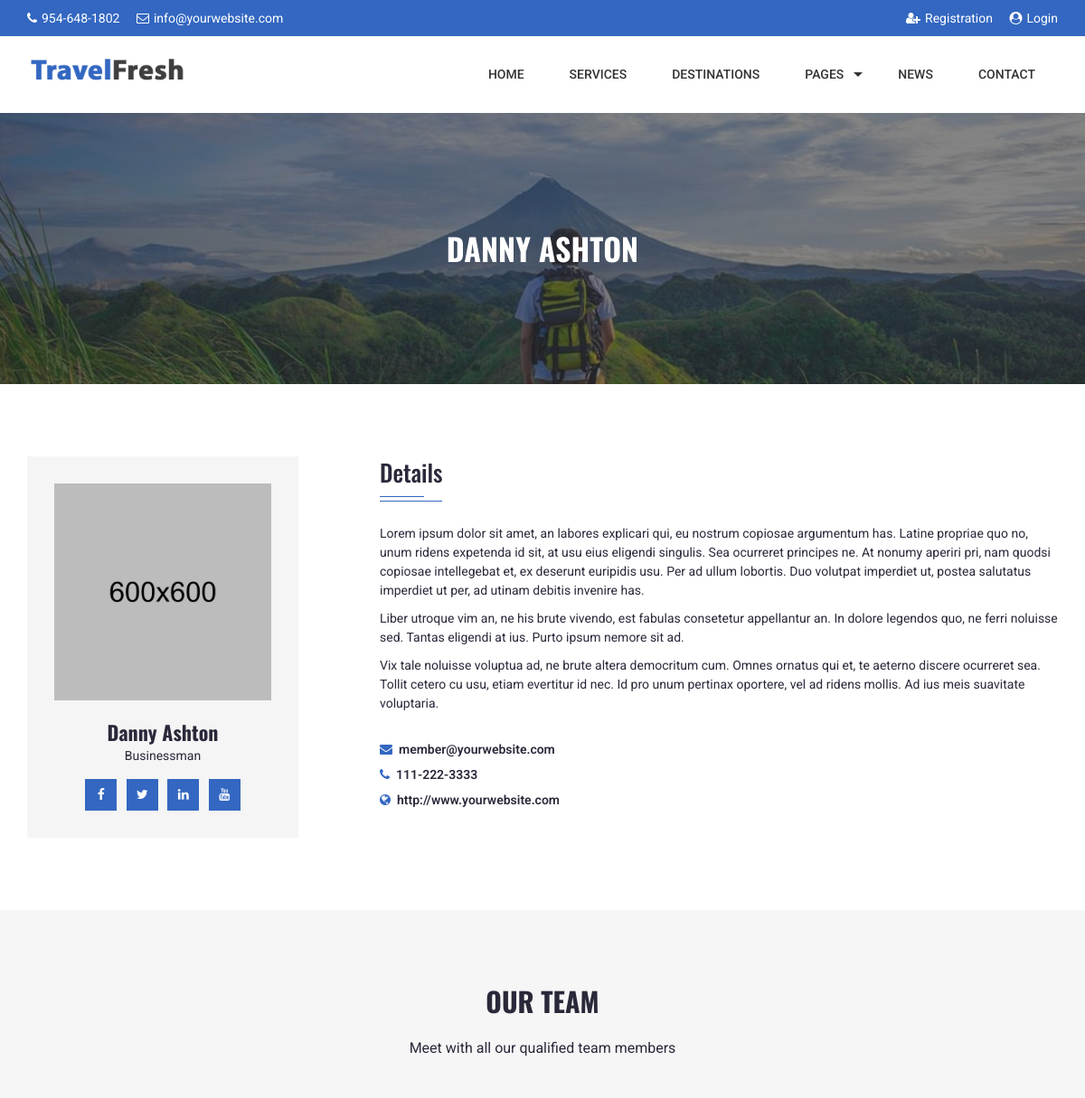
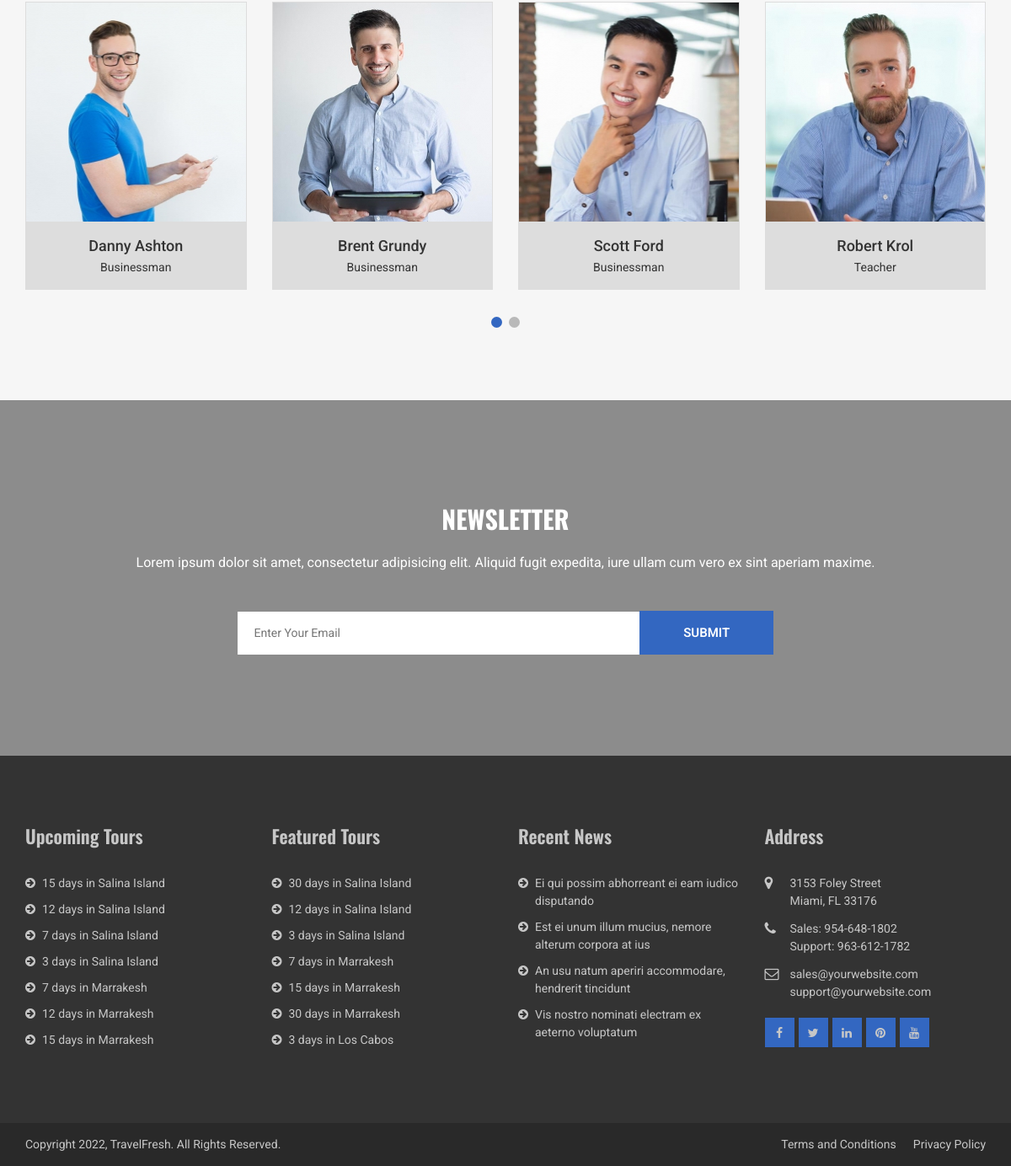
The app's page /travelfresh/team-member/1 with its own data (2 pictures, top to bottom).
### tables this page shows
CREATE TABLE `tbl_settings` (
  `id` int NOT NULL,
  `logo` text NOT NULL,
  `favicon` text NOT NULL,
  `footer_copyright` text NOT NULL,
  `footer_address` text NOT NULL,
  `footer_email` text NOT NULL,
  `footer_phone` text NOT NULL,
  `top_bar_email` text NOT NULL,
  `top_bar_phone` text NOT NULL,
  `send_email_from` text NOT NULL,
  `receive_email_to` text NOT NULL,
  `smtp_host` text NOT NULL,
  `smtp_port` text NOT NULL,
  `smtp_username` text NOT NULL,
  `smtp_password` text NOT NULL,
  `total_recent_news_footer` int NOT NULL,
  `total_upcoming_tour_footer` int NOT NULL,
  `total_featured_tour_footer` int NOT NULL,
  `total_recent_news_sidebar` int NOT NULL,
  `total_recent_news_home_page` int NOT NULL,
  `home_title_service` text NOT NULL,
  `home_subtitle_service` text NOT NULL,
  `home_status_service` text NOT NULL,
  `home_title_team_member` text NOT NULL,
  `home_subtitle_team_member` text NOT NULL,
  `home_status_team_member` text NOT NULL,
  `home_title_testimonial` text NOT NULL,
  `home_subtitle_testimonial` text NOT NULL,
  `home_status_testimonial` text NOT NULL,
  `home_photo_testimonial` text NOT NULL,
  `home_title_news` text NOT NULL,
  `home_subtitle_news` text NOT NULL,
  `home_status_news` text NOT NULL,
  `home_title_client` text NOT NULL,
  `home_subtitle_client` text NOT NULL,
  `home_status_client` text NOT NULL,
  `home_title_destination` text NOT NULL,
  `home_subtitle_destination` text NOT NULL,
  `home_status_destination` text NOT NULL,
  `home_title_featured_package` text NOT NULL,
  `home_subtitle_featured_package` text NOT NULL,
  `home_status_featured_package` text NOT NULL,
  `newsletter_title` text NOT NULL,
  `newsletter_text` text NOT NULL,
  `newsletter_photo` text NOT NULL,
  `newsletter_status` text NOT NULL,
  `banner_about` text NOT NULL,
  `banner_faq` text NOT NULL,
  `banner_service` text NOT NULL,
  `banner_testimonial` text NOT NULL,
  `banner_news` text NOT NULL,
  `banner_contact` text NOT NULL,
  `banner_search` text NOT NULL,
  `banner_category` text NOT NULL,
  `banner_terms` text NOT NULL,
  `banner_privacy` text NOT NULL,
  `banner_destination` text NOT NULL,
  `banner_team` text NOT NULL,
  `banner_payment` text NOT NULL,
  `banner_payment_success` text NOT NULL,
  `banner_payment_pending` text NOT NULL,
  `banner_registration` text NOT NULL,
  `banner_login` text NOT NULL,
  `banner_forget_password` text NOT NULL,
  `banner_reset_password` text NOT NULL,
  `banner_reset_password_success` text NOT NULL,
  `banner_verify_registration` text NOT NULL,
  `banner_verify_subscriber` text NOT NULL,
  `counter_1_title` text NOT NULL,
  `counter_1_value` text NOT NULL,
  `counter_2_title` text NOT NULL,
  `counter_2_value` text NOT NULL,
  `counter_3_title` text NOT NULL,
  `counter_3_value` text NOT NULL,
  `counter_4_title` text NOT NULL,
  `counter_4_value` text NOT NULL,
  `counter_photo` text NOT NULL,
  `counter_status` text NOT NULL,
  `front_end_color` text NOT NULL,
  `paypal_email` text NOT NULL,
  `stripe_public_key` text NOT NULL,
  `stripe_secret_key` text NOT NULL,
  `bank_detail` text NOT NULL,
  `recaptcha_site_key` text NOT NULL,
  `recaptcha_status` text NOT NULL,
  `preloader` text NOT NULL,
  `website_name` text NOT NULL
);

CREATE TABLE `tbl_team_member` (
  `id` int NOT NULL,
  `name` varchar(255) NOT NULL,
  `designation` varchar(100) NOT NULL,
  `photo` varchar(255) NOT NULL,
  `banner` varchar(255) NOT NULL,
  `detail` mediumtext NOT NULL,
  `facebook` varchar(255) NOT NULL,
  `twitter` varchar(255) NOT NULL,
  `linkedin` varchar(255) NOT NULL,
  `youtube` varchar(255) NOT NULL,
  `google_plus` varchar(255) NOT NULL,
  `instagram` varchar(255) NOT NULL,
  `flickr` varchar(255) NOT NULL,
  `phone` varchar(100) NOT NULL,
  `email` varchar(100) NOT NULL,
  `website` varchar(100) NOT NULL,
  `meta_title` varchar(255) NOT NULL,
  `meta_keyword` mediumtext NOT NULL,
  `meta_description` mediumtext NOT NULL
);

CREATE TABLE `tbl_package` (
  `p_id` int NOT NULL,
  `p_name` varchar(100) NOT NULL,
  `p_featured_photo` varchar(255) NOT NULL,
  `p_banner_photo` varchar(255) NOT NULL,
  `p_description` mediumtext NOT NULL,
  `p_description_short` text NOT NULL,
  `p_location` mediumtext NOT NULL,
  `p_start_date` varchar(10) NOT NULL,
  `p_end_date` varchar(10) NOT NULL,
  `p_last_booking_date` varchar(10) NOT NULL,
  `p_map` mediumtext NOT NULL,
  `p_itinerary` mediumtext NOT NULL,
  `p_price_single` varchar(10) NOT NULL,
  `p_policy` mediumtext NOT NULL,
  `p_terms` mediumtext NOT NULL,
  `p_is_featured` varchar(3) NOT NULL,
  `d_id` int NOT NULL,
  `meta_title` varchar(255) NOT NULL,
  `meta_keyword` mediumtext NOT NULL,
  `meta_description` mediumtext NOT NULL
);

CREATE TABLE `tbl_news` (
  `news_id` int NOT NULL,
  `news_title` varchar(255) NOT NULL,
  `news_content` mediumtext NOT NULL,
  `news_content_short` mediumtext NOT NULL,
  `news_date` varchar(255) NOT NULL,
  `photo` varchar(255) NOT NULL,
  `banner` varchar(255) NOT NULL,
  `category_id` int NOT NULL,
  `comment` varchar(3) NOT NULL,
  `meta_title` varchar(255) NOT NULL,
  `meta_keyword` mediumtext NOT NULL,
  `meta_description` mediumtext NOT NULL
);

CREATE TABLE `tbl_social` (
  `social_id` int NOT NULL,
  `social_name` varchar(30) NOT NULL,
  `social_url` varchar(255) NOT NULL,
  `social_icon` varchar(30) NOT NULL
);

### travelfresh/application/views/view_team_member.php (the view, shortened to what the rows shown need)
<div class="banner-slider" style="background-image: url(<?php echo base_url(); ?>public/uploads/<?php echo $member['banner']; ?>)">
	<div class="bg"></div>
	<div class="bannder-table">
		<div class="banner-text">
			<h1><?php echo $member['name']; ?></h1>
		</div>
	</div>
</div>
<div class="team-detail pt_50 pb_80">
	<div class="container wow fadeIn">
		<div class="row">
			<div class="col-md-4 wow fadeIn" data-wow-delay="0.1s">
				<div class="team-detail-photo mt_30">
					<img src="<?php echo base_url(); ?>public/uploads/<?php echo $member['photo']; ?>" alt="Team Photo">
					<h4><?php echo $member['name']; ?></h4>
					<span><?php echo $member['designation']; ?></span>
					<ul>
						<?php if($member['facebook'] != ''): ?>
							<li><a href="<?php echo $member['facebook']; ?>" target="_blank"><i class="fa fa-facebook"></i></a></li>
						<?php endif; ?>
						<?php if($member['twitter'] != ''): ?>
							<li><a href="<?php echo $member['twitter']; ?>" target="_blank"><i class="fa fa-twitter"></i></a></li>
						<?php endif; ?>
						<?php if($member['linkedin'] != ''): ?>
							<li><a href="<?php echo $member['linkedin']; ?>" target="_blank"><i class="fa fa-linkedin"></i></a></li>
						<?php endif; ?>
						<?php if($member['youtube'] != ''): ?>
							<li><a href="<?php echo $member['youtube']; ?>" target="_blank"><i class="fa fa-youtube"></i></a></li>
						<?php endif; ?>
					</ul>
				</div>
			</div>
			<div class="col-md-8 wow fadeIn" data-wow-delay="0.2s">
				<div class="team-detail-text mt_30">
					<div class="headstyle">
						<h4>Details</h4>
					</div>
					<?php echo $member['detail']; ?>
					<div class="team-contact mt_30">
						<ul>
							<?php if($member['email'] != ''): ?>
								<li><i class="fa fa-envelope"></i><?php echo $member['email']; ?></li>
							<?php endif; ?>
							<?php if($member['phone'] != ''): ?>
								<li><i class="fa fa-phone"></i><?php echo $member['phone']; ?></li>
							<?php endif; ?>
							<?php if($member['website'] != ''): ?>
								<li><i class="fa fa-globe"></i><?php echo $member['website']; ?></li>
							<?php endif; ?>
						</ul>
					</div>
				</div>
			</div>
		</div>
	</div>
</div>
<div class="team-area bg-area pt_80 pb_80">
	<div class="container wow fadeIn">
		<div class="row">
			<div class="col-md-12">
				<div class="main-headline">
					<div class="headline">
						<h2><?php echo $setting['home_title_team_member']; ?></h2>
					</div>
					<p><?php echo $setting['home_subtitle_team_member']; ?></p>
				</div>
			</div>
		</div>
		<div class="row">
			<div class="col-md-12 mt_30">
				<div class="team-carousel owl-carousel">
					<?php
					foreach ($team_members as $row) {
						$temp_arr = explode('.',$row['photo']);
						$temp_final = $temp_arr[0].'-thumb'.'.'.$temp_arr[1];
						?>
						<div class="team-item wow fadeIn" data-wow-delay="0.1s">
							<div class="team-photo">
								<img src="<?php echo base_url(); ?>public/uploads/<?php echo $temp_final; ?>" alt="Team Photo">
							</div>
							<div class="team-text">
								<a href="<?php echo base_url(); ?>team-member/<?php echo $row['id']; ?>"><?php echo $row['name']; ?></a>
								<p><?php echo $row['designation']; ?></p>
							</div>
						</div>
						<?php
					}
					?>
				</div>
			</div>
		</div>
	</div>
</div>

### travelfresh/application/views/view_header.php (shortened to what the rows shown need)
<!DOCTYPE html>
<html class="no-js" lang="en">
<head>
    <?php
    $class_name = $this->router->fetch_class();
    $segment_2 = $this->uri->segment('2');
    if($class_name == 'team_member')
    {
        $single_team_member = $this->Model_team_member->team_member_detail($segment_2);
    }
    ?>
    <link rel="stylesheet" href="<?php echo base_url(); ?>public/css/animate.min.css">
    <link rel="stylesheet" href="<?php echo base_url(); ?>public/css/bootstrap.min.css">
    <link rel="stylesheet" href="<?php echo base_url(); ?>public/css/font-awesome.min.css">
    <link rel="stylesheet" href="<?php echo base_url(); ?>public/css/magnific-popup.css">
    <link rel="stylesheet" href="<?php echo base_url(); ?>public/css/owl.carousel.min.css">
    <link rel="stylesheet" href="<?php echo base_url(); ?>public/css/superfish.css">
    <link rel="stylesheet" href="<?php echo base_url(); ?>public/css/slicknav.min.css">
    <link rel="stylesheet" href="<?php echo base_url(); ?>public/css/style.css">
    <link rel="stylesheet" href="<?php echo base_url(); ?>public/css/spacing.css">
    <link rel="stylesheet" href="<?php echo base_url(); ?>public/css/custom.css">
    <link rel="stylesheet" href="<?php echo base_url(); ?>public/css/responsive.css">
    <link rel="stylesheet" href="<?php echo base_url(); ?>public/css/chosen.css">
    <link rel="stylesheet" href="<?php echo base_url(); ?>public/css/datatable.min.css">
    <link rel="stylesheet" href="<?php echo base_url(); ?>public/css/toastr.min.css">
</head>
<body>
    <div class="top-header">
        <div class="container">
            <div class="row">
                <div class="col-md-6 col-sm-6 col-xs-8">
                    <div class="top-header-left">
                        <p><i class="fa fa-phone"></i><?php echo $setting['top_bar_phone']; ?></p>
                        <p><i class="fa fa-envelope-o"></i><?php echo $setting['top_bar_email']; ?></p>
                    </div>
                </div>
            </div>
        </div>
    </div>
    <div class="menu-area">
        <div class="container">
            <div class="row">
                <div class="col-md-3 col-sm-12">
                    <div class="logo">
                        <a href="<?php echo base_url(); ?>"><img src="<?php echo base_url(); ?>public/uploads/<?php echo $setting['logo']; ?>" alt="Logo"></a>
                    </div>
                </div>
            </div>
        </div>
    </div>

### travelfresh/application/views/view_footer.php (shortened to what the rows shown need)
<?php if($setting['newsletter_status'] == 'Show'): ?>
<div class="newsletter-area pt_120 pb_120" style="background-image: url(<?php echo base_url(); ?>public/uploads/<?php echo $setting['newsletter_photo']; ?>)" id="newsletter">
<div class="newsletter-bg"></div>
    <div class="container wow fadeIn">
    <div class="row">
            <div class="col-md-12">
                <div class="main-headline white">
                    <div class="headline">
                        <h2><?php echo $setting['newsletter_title']; ?></h2>
                    </div>
                    <p>
                        <?php echo nl2br($setting['newsletter_text']); ?>
                    </p>
                </div>
            </div>
        </div>
        <div class="row">
            <div class="col-md-12 mt_30 wow fadeIn" data-wow-delay="0.2s">
                <?php echo form_open(base_url().'newsletter/send',array('class' => '')); ?>
                    <div class="newsletter-submit">
                        <input type="text" placeholder="Enter Your Email" name="email_subscribe">
                        <input type="submit" value="Submit" name="form_subscribe">
                    </div>
                <?php echo form_close(); ?>
            </div>
        </div>
    </div>
</div>
<?php endif; ?>
<div class="footer-area pt_50 pb_80">
    <div class="container wow fadeIn">
        <div class="row">
            <div class="col-md-3 col-sm-6 wow fadeInLeft" data-wow-delay="0.2s">
                <div class="footer-item mt_30">
                    <ul>
                        <?php
                        $i=0;
                        foreach ($packages as $package) {
                            $today_time = strtotime(date('Y-m-d'));
                            $start_date_time = strtotime($package['p_start_date']);
                            if($today_time >= $start_date_time) {continue;}
                            $i++;
                            if($i>$setting['total_upcoming_tour_footer']) {break;}
                            ?>
                            <li><a href="<?php echo base_url(); ?>package/<?php echo $package['p_id']; ?>"><?php echo $package['p_name']; ?></a></li>
                            <?php
                        }
                        ?>
                    </ul>
                </div>
            </div>
            <div class="col-md-3 col-sm-6 wow fadeIn" data-wow-delay="0.3s">
                <div class="footer-item mt_30">
                    <ul>
                        <?php
                        $i=0;
                        foreach ($featured_packages as $featured_package) {
                            $i++;
                            if($i>$setting['total_featured_tour_footer']) {break;}
                            ?>
                            <li><a href="<?php echo base_url(); ?>package/<?php echo $featured_package['p_id']; ?>"><?php echo $featured_package['p_name']; ?></a></li>
                            <?php
                        }
                        ?>
                    </ul>
                </div>
            </div>
            <div class="col-md-3 col-sm-6 wow fadeIn" data-wow-delay="0.4s">
                <div class="footer-item mt_30">
                    <ul>
                        <?php
                        foreach ($all_news as $news) {
                            ?>
                            <li><a href="<?php echo base_url(); ?>news/view/<?php echo $news['news_id']; ?>"><?php echo $news['news_title']; ?></a></li>
                            <?php
                        }
                        ?>
                    </ul>
                </div>
            </div>
            <div class="col-md-3 col-sm-6 wow fadeInRight" data-wow-delay="0.2s">
                <div class="footer-item mt_30">
                    <div class="footer-address-item">
                        <div class="text"><span><?php echo nl2br($setting['footer_address']); ?></span></div>
                    </div>
                    <div class="footer-address-item">
                        <div class="text"><span><?php echo nl2br($setting['footer_phone']); ?></span></div>
                    </div>
                    <div class="footer-address-item">
                        <div class="text"><span><?php echo nl2br($setting['footer_email']); ?></span></div>
                    </div>
                    <ul class="footer-social">
                        <?php
                        foreach ($social as $row)
                        {
                            if($row['social_url']!='')
                            {
                                echo '<li><a href="'.$row['social_url'].'"><i class="'.$row['social_icon'].'"></i></a></li>';
                            }
                        }
                        ?>
                    </ul>
                </div>
            </div>
        </div>
    </div>
</div>
<div class="footer-bottom">
    <div class="container wow fadeIn">
        <div class="row">
            <div class="col-md-6">
                <div class="copy-text">
                    <p><?php echo $setting['footer_copyright']; ?></p>
                </div>
            </div>
        </div>
    </div>
</div>
</body>
</html>

### records on screen
tbl_settings: top_bar_phone "954-648-1802", top_bar_email "info@yourwebsite.com", logo (picture), home_title_team_member "OUR TEAM", home_subtitle_team_member "Meet with all our qualified team members", newsletter_photo (picture), newsletter_title "NEWSLETTER", newsletter_text "Lorem ipsum dolor sit amet, consectetur adipisicing elit. Aliquid fugit expedita, iure ullam cum vero ex sint aperiam maxime.", footer_address "3153 Foley Street Miami, FL 33176", footer_phone "Sales: 954-648-1802 Support: 963-612-1782", footer_email "sales@yourwebsite.com support@yourwebsite.com", footer_copyright "Copyright 2022, TravelFresh. All Rights Reserved."
tbl_team_member: banner (picture), name "DANNY ASHTON", photo (picture), name "Danny Ashton", designation "Businessman", detail "Lorem ipsum dolor sit amet, an labores explicari qui, eu nostrum copiosae argumentum has. Latine propriae quo no, unum ridens expetenda id sit, at usu eius eligendi singulis. Sea ocurreret principes ne. At nonumy aperiri pri, nam quodsi copiosae intellegebat et, ex deserunt euripidis usu. Per ad ullum lobortis. Duo volutpat imperdiet ut, postea salutatus imperdiet ut per, ad utinam debitis invenire has. Liber utroque vim an, ne his brute vivendo, est fabulas consetetur appellantur an. In dolore legendos quo, ne ferri noluisse sed. Tantas eligendi at ius. Purto ipsum nemore sit ad. Vix tale noluisse voluptua ad, ne brute altera democritum cum. Omnes ornatus qui et, te aeterno discere…", email "member@yourwebsite.com", phone "111-222-3333", website "http://www.yourwebsite.com", shows a picture
tbl_team_member: shows a picture, name "Brent Grundy", designation "Businessman"
tbl_team_member: shows a picture, name "Scott Ford", designation "Businessman"
tbl_team_member: shows a picture, name "Robert Krol", designation "Teacher"
tbl_package: p_name "15 days in Salina Island"
tbl_package: p_name "12 days in Salina Island"
tbl_package: p_name "7 days in Salina Island"
tbl_package: p_name "3 days in Salina Island"
tbl_package: p_name "7 days in Marrakesh"
tbl_package: p_name "12 days in Marrakesh"
tbl_package: p_name "15 days in Marrakesh"
tbl_package: p_name "30 days in Salina Island"
tbl_package: p_name "30 days in Marrakesh"
tbl_package: p_name "3 days in Los Cabos"
tbl_news: news_title "Ei qui possim abhorreant ei eam iudico disputando"
tbl_news: news_title "Est ei unum illum mucius, nemore alterum corpora at ius"
tbl_news: news_title "An usu natum aperiri accommodare, hendrerit tincidunt"
tbl_news: news_title "Vis nostro nominati electram ex aeterno voluptatum"
